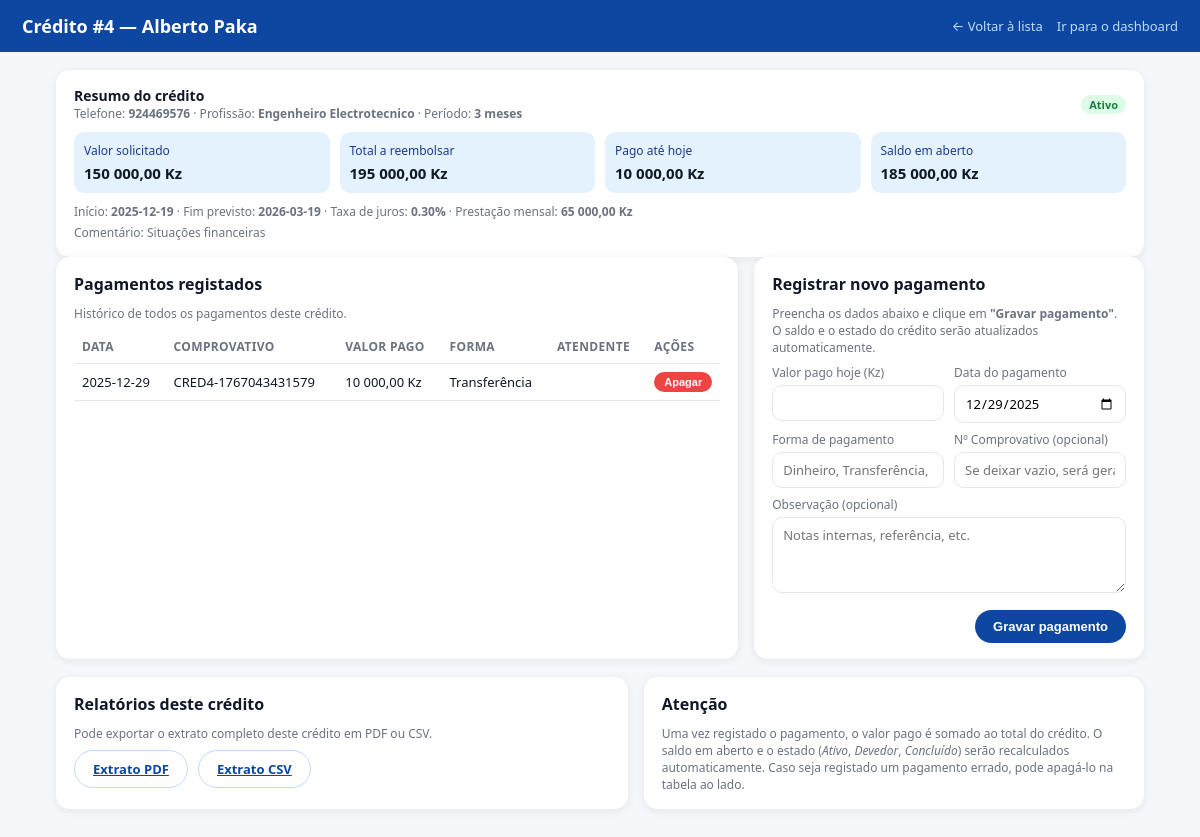
/dashboard/creditos/4, run on the app's committed database.
### app/db_models.py (models this page shows)
class CreditoDB(Base):
    __tablename__ = "creditos"
    id_credito = Column(Integer, primary_key=True, index=True)
    nome = Column(String(120), nullable=False)
    telefone = Column(String(50), nullable=False)
    profissao = Column(String(120), nullable=False)
    salario_mensal = Column(Float, nullable=False)
    valor_solicitado = Column(Float, nullable=False)
    duracao_meses = Column(Integer, nullable=False)
    taxa_juros = Column(Float, nullable=False)
    valor_total_reembolsar = Column(Float, nullable=False)
    prestacao_mensal = Column(Float, nullable=False)
    valor_pago = Column(Float, nullable=False, default=0.0)
    saldo_em_aberto = Column(Float, nullable=False)
    data_inicio = Column(Date, nullable=False)
    data_fim = Column(Date, nullable=False)
    estado = Column(String(30), nullable=False)
    comentario = Column(Text, nullable=True)
    pagamentos = relationship(
        "PagamentoDB",
        back_populates="credito",
        cascade="all, delete-orphan",
    )

class PagamentoDB(Base):
    __tablename__ = "pagamentos"
    id_pagamento = Column(Integer, primary_key=True, index=True)
    nr_comprovativo = Column(String(50), nullable=False, unique=True, index=True)
    id_credito = Column(
        Integer,
        ForeignKey("creditos.id_credito"),
        nullable=False,
        index=True,
    )
    data_pagamento = Column(Date, nullable=False)
    valor_pago_no_dia = Column(Float, nullable=False)
    forma_pagamento = Column(String(80), nullable=False)
    observacao = Column(Text, nullable=True)
    id_atendente = Column(
        Integer,
        ForeignKey("atendentes.id_atendente"),
        nullable=True,
        index=True,
    )
    emitido_em = Column(DateTime, nullable=False, default=datetime.utcnow)
    credito = relationship("CreditoDB", back_populates="pagamentos")
    atendente = relationship("AtendenteDB", back_populates="pagamentos")

### app/routes/dashboard.py (the view)
@router.get(
    "/creditos/{id_credito}",
    response_class=HTMLResponse,
    summary="Detalhe completo de um crédito",
)
def dashboard_credito_detalhe(id_credito: int, request: Request):
    db = SessionLocal()
    try:
        credito = (
            db.query(CreditoDB)
            .filter(CreditoDB.id_credito == id_credito)
            .first()
        )
        if not credito:
            raise HTTPException(status_code=404, detail="Crédito não encontrado")
        pagamentos_db = (
            db.query(PagamentoDB)
            .filter(PagamentoDB.id_credito == id_credito)
            .order_by(
                PagamentoDB.data_pagamento.desc(),
                PagamentoDB.id_pagamento.desc(),
            )
            .all()
        )
        total_pago = sum(float(p.valor_pago_no_dia or 0) for p in pagamentos_db)
        total_reembolsar = float(credito.valor_total_reembolsar or 0)
        saldo_em_aberto = max(0.0, total_reembolsar - total_pago)
        credito.valor_pago = total_pago
        credito.saldo_em_aberto = saldo_em_aberto
        credito.estado = calcular_estado(
            credito.data_fim,
            saldo_em_aberto,
            hoje=date.today(),
        )
        db.commit()
        db.refresh(credito)
        credito_dict = {
            "id_credito": credito.id_credito,
            "nome": credito.nome,
            "telefone": credito.telefone,
            "profissao": credito.profissao,
            "salario_mensal": float(credito.salario_mensal or 0),
            "valor_solicitado": float(credito.valor_solicitado or 0),
            "duracao_meses": credito.duracao_meses,
            "taxa_juros": float(credito.taxa_juros or 0),
            "valor_total_reembolsar": float(credito.valor_total_reembolsar or 0),
            "prestacao_mensal": float(credito.prestacao_mensal or 0),
            "valor_pago": float(credito.valor_pago or 0),
            "saldo_em_aberto": float(credito.saldo_em_aberto or 0),
            "data_inicio": credito.data_inicio,
            "data_fim": credito.data_fim,
            "estado": credito.estado,
            "comentario": credito.comentario,
        }
        pagamentos = []
        for p in pagamentos_db:
            pagamentos.append(
                {
                    "id_pagamento": p.id_pagamento,
                    "data_pagamento": p.data_pagamento,
                    "nr_comprovativo": p.nr_comprovativo,
                    "valor_pago_no_dia": float(p.valor_pago_no_dia or 0),
                    "forma_pagamento": p.forma_pagamento,
                    "atendente_nome": p.atendente.nome if p.atendente else "",
                }
            )
    finally:
        db.close()
    return templates.TemplateResponse(
        "credito_detalhe.html",
        {
            "request": request,
            "credito": credito_dict,
            "pagamentos": pagamentos,
        },
    )

### templates/credito_detalhe.html (shortened to what this page needs)
<!doctype html>
<html lang="pt">
<head>
</head>
<body>
<header>
  <div class="title">
    Crédito #{{ credito.id_credito }} — {{ credito.nome }}
  </div>
  <div style="display:flex;gap:14px;align-items:center;">
    <a href="/dashboard/creditos">← Voltar à lista</a>
    <a href="/dashboard">Ir para o dashboard</a>
  </div>
</header>
<div class="wrap">
  <div class="card">
    <div class="top-actions">
      <div>
        <div style="font-size:14px;font-weight:600;">Resumo do crédito</div>
        <div class="muted">
          Telefone: <strong>{{ credito.telefone }}</strong> ·
          Profissão: <strong>{{ credito.profissao }}</strong> ·
          Período: <strong>{{ credito.duracao_meses }} meses</strong>
        </div>
      </div>
      <div class="pill
        {% if credito.estado == 'Concluído' %}pill-success
        {% elif credito.estado == 'Devedor' %}pill-danger
        {% else %}pill-success{% endif %}">
        {{ credito.estado }}
      </div>
    </div>
    <div class="summary-grid">
      <div class="metric">
        <div class="k">Valor solicitado</div>
        <div class="v">{{ "{:,.2f}".format(credito.valor_solicitado).replace(",", "X").replace(".", ",").replace("X", " ") }} Kz</div>
      </div>
      <div class="metric">
        <div class="k">Total a reembolsar</div>
        <div class="v">{{ "{:,.2f}".format(credito.valor_total_reembolsar).replace(",", "X").replace(".", ",").replace("X", " ") }} Kz</div>
      </div>
      <div class="metric">
        <div class="k">Pago até hoje</div>
        <div class="v">{{ "{:,.2f}".format(credito.valor_pago).replace(",", "X").replace(".", ",").replace("X", " ") }} Kz</div>
      </div>
      <div class="metric">
        <div class="k">Saldo em aberto</div>
        <div class="v">{{ "{:,.2f}".format(credito.saldo_em_aberto).replace(",", "X").replace(".", ",").replace("X", " ") }} Kz</div>
      </div>
    </div>
    <div class="muted" style="margin-top:10px;">
      Início: <strong>{{ credito.data_inicio }}</strong> ·
      Fim previsto: <strong>{{ credito.data_fim }}</strong> ·
      Taxa de juros: <strong>{{ "{:.2f}".format(credito.taxa_juros) }}%</strong> ·
      Prestação mensal: <strong>{{ "{:,.2f}".format(credito.prestacao_mensal).replace(",", "X").replace(".", ",").replace("X", " ") }} Kz</strong>
    </div>
    {% if credito.comentario %}
      <div class="muted" style="margin-top:4px;">Comentário: {{ credito.comentario }}</div>
    {% endif %}
  </div>
  <div class="row">
    <div class="card">
      <h2>Pagamentos registados</h2>
      <div class="muted">Histórico de todos os pagamentos deste crédito.</div>
      <table>
        <thead>
          <tr>
            <th>Data</th>
            <th>Comprovativo</th>
            <th>Valor pago</th>
            <th>Forma</th>
            <th>Atendente</th>
            <th style="width:70px;">Ações</th>
          </tr>
        </thead>
        <tbody>
          {% if pagamentos and pagamentos|length > 0 %}
            {% for p in pagamentos %}
              <tr>
                <td>{{ p.data_pagamento }}</td>
                <td>{{ p.nr_comprovativo }}</td>
                <td>{{ "{:,.2f}".format(p.valor_pago_no_dia).replace(",", "X").replace(".", ",").replace("X", " ") }} Kz</td>
                <td>{{ p.forma_pagamento }}</td>
                <td>{{ p.atendente_nome or "" }}</td>
                <td>
                  <button
                    type="button"
                    class="btn btn-danger btn-xs"
                    data-del-id="{{ p.id_pagamento }}">
                    Apagar
                  </button>
                </td>
              </tr>
            {% endfor %}
          {% else %}
            <tr>
              <td colspan="6" class="muted">Ainda não há pagamentos registados para este crédito.</td>
            </tr>
          {% endif %}
        </tbody>
      </table>
    </div>
    <div class="card">
      <h2>Registrar novo pagamento</h2>
      <div class="muted" style="margin-bottom:8px;">
        Preencha os dados abaixo e clique em <strong>"Gravar pagamento"</strong>.
        O saldo e o estado do crédito serão atualizados automaticamente.
      </div>
      <form id="formPagamento">
        <div class="form-grid">
          <div>
            <label for="valor_pago_no_dia">Valor pago hoje (Kz)</label>
            <input id="valor_pago_no_dia" name="valor_pago_no_dia" type="number" min="0" step="0.01" required />
          </div>
          <div>
            <label for="data_pagamento">Data do pagamento</label>
            <input id="data_pagamento" name="data_pagamento" type="date" required />
          </div>
        </div>
        <div class="form-grid" style="margin-top:8px;">
          <div>
            <label for="forma_pagamento">Forma de pagamento</label>
            <input id="forma_pagamento" name="forma_pagamento" type="text" placeholder="Dinheiro, Transferência, Multicaixa..." required />
          </div>
          <div>
            <label for="nr_comprovativo">Nº Comprovativo (opcional)</label>
            <input id="nr_comprovativo" name="nr_comprovativo" type="text" placeholder="Se deixar vazio, será gerado automaticamente" />
          </div>
        </div>
        <div style="margin-top:8px;">
          <label for="observacao">Observação (opcional)</label>
          <textarea id="observacao" name="observacao" placeholder="Notas internas, referência, etc."></textarea>
        </div>
        <div style="margin-top:12px;display:flex;justify-content:flex-end;gap:10px;">
          <button type="submit" class="btn btn-primary" id="btnSalvarPagamento">
            Gravar pagamento
          </button>
        </div>
      </form>
    </div>
  </div>
  <div class="row-bottom" style="margin-top:18px;">
    <div class="card">
      <h2>Relatórios deste crédito</h2>
      <div class="muted" style="margin-bottom:8px;">
        Pode exportar o extrato completo deste crédito em PDF ou CSV.
      </div>
      <div style="display:flex;flex-wrap:wrap;gap:10px;">
        <a class="btn btn-outline" href="/relatorios/creditos/{{ credito.id_credito }}/extrato.pdf" target="_blank">
          Extrato PDF
        </a>
        <a class="btn btn-outline" href="/relatorios/creditos/{{ credito.id_credito }}/extrato.csv" target="_blank">
          Extrato CSV
        </a>
      </div>
    </div>
    <div class="card">
      <h2>Atenção</h2>
      <div class="muted">
        Uma vez registado o pagamento, o valor pago é somado ao total do crédito.
        O saldo em aberto e o estado (<em>Ativo</em>, <em>Devedor</em>, <em>Concluído</em>) serão recalculados automaticamente.
        Caso seja registado um pagamento errado, pode apagá-lo na tabela ao lado.
      </div>
    </div>
  </div>
</div>
</body>
</html>

### templates/credito_detalhe.html (style rules this page uses)
:root { --bg:#f6f7fb; --card:#fff; --text:#111827; --muted:#6b7280; --line:#e5e7eb; --blue:#0D47A1; --blue-soft:#e3f2fd; --danger:#b91c1c; --success:#15803d; --warning:#b45309; }
* { box-sizing:border-box }
body { margin:0; font-family:system-ui,-apple-system,BlinkMacSystemFont,"Segoe UI",sans-serif; background:var(--bg); color:var(--text); }
header { background:var(--blue); color:#fff; padding:14px 22px; display:flex; align-items:center; justify-content:space-between; }
header .title { font-size:18px; font-weight:700; }
header a { color:#bfdbfe; text-decoration:none; font-size:13px; }
.wrap { max-width:1120px; margin:18px auto 32px; padding:0 16px; }
.row { display:grid; grid-template-columns:2.1fr 1.2fr; gap:16px; margin-bottom:16px; }
.row-bottom { display:grid; grid-template-columns:1.6fr 1.4fr; gap:16px; }
.card { background:var(--card); border-radius:14px; padding:16px 18px; box-shadow:0 2px 10px rgba(15,23,42,.08); }
.card h2 { margin:0 0 10px; font-size:16px; }
.muted { color:var(--muted);font-size:12px }
.summary-grid { display:grid; grid-template-columns:repeat(4,minmax(0,1fr)); gap:10px; margin-top:8px; }
.metric { background:var(--blue-soft); border-radius:10px; padding:10px; }
.metric .k { font-size:12px; color:#1e3a8a; }
.metric .v { margin-top:4px; font-weight:700; font-size:15px; }
table { width:100%; border-collapse:collapse; margin-top:8px; font-size:13px; }
th,td { padding:8px 8px; border-bottom:1px solid var(--line); text-align:left; }
th { color:var(--muted); font-size:12px; text-transform:uppercase; letter-spacing:.03em; }
.pill { display:inline-flex; align-items:center; padding:2px 8px; border-radius:999px; font-size:11px; font-weight:600; }
.pill-success { background:#dcfce7;color:var(--success); }
label { display:block; font-size:12px; color:var(--muted); margin-bottom:4px; }
input,select,textarea { width:100%; border-radius:10px; border:1px solid var(--line); padding:8px 10px; font-size:13px; outline:none; transition:border .15s, box-shadow .15s; font-family:inherit; }
textarea { min-height:76px;resize:vertical; }
.form-grid { display:grid; grid-template-columns:repeat(2,minmax(0,1fr)); gap:10px; }
.btn { border:none; border-radius:999px; padding:9px 18px; font-size:13px; font-weight:600; cursor:pointer; display:inline-flex; align-items:center; justify-content:center; gap:6px; }
.btn-primary { background:var(--blue); color:#fff; }
.btn-outline { background:#fff; color:var(--blue); border:1px solid #bfdbfe; }
.btn-xs { padding:4px 10px; font-size:11px; border-radius:999px; }
.btn-danger { background:var(--danger); color:#fff; border:none; }
.btn-danger.btn-xs { background:#ef4444; }
.top-actions { display:flex; justify-content:space-between; align-items:center; margin-bottom:10px; gap:10px; flex-wrap:wrap; }

### data on the page
CreditoDB: id_credito "4", nome "Alberto Paka", telefone "924469576", profissao "Engenheiro Electrotecnico", duracao_meses "3", estado "Ativo", valor_solicitado "150 000,00", valor_total_reembolsar "195 000,00", valor_pago "10 000,00", saldo_em_aberto "185 000,00", data_inicio "2025-12-19", data_fim "2026-03-19", taxa_juros "0.30", prestacao_mensal "65 000,00", comentario "Situações financeiras"
PagamentoDB: data_pagamento "2025-12-29", nr_comprovativo "CRED4-1767043431579", valor_pago_no_dia "10 000,00", forma_pagamento "Transferência"
